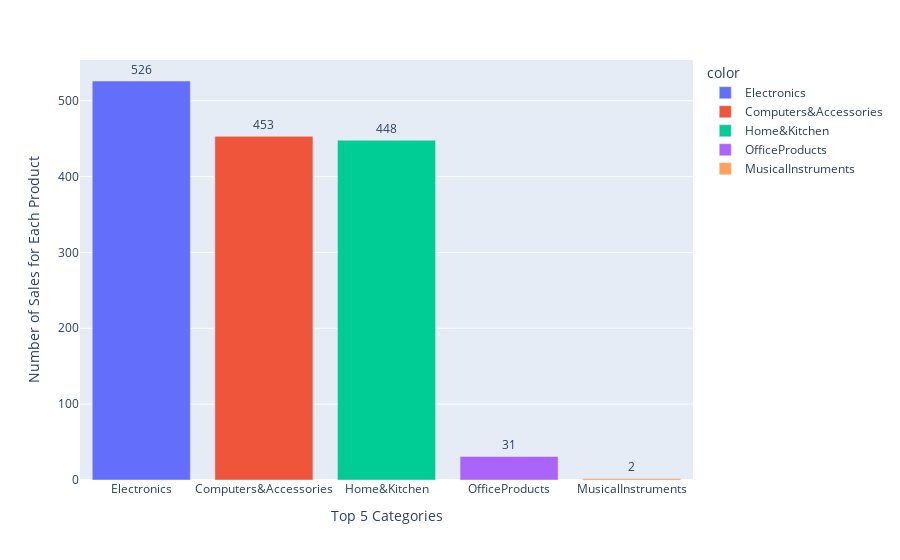

Notebook code cell kept with this figure:
### Code cell
#-----Top 5 categories in sales-----

# Extracting the Category name from the Category column
df['category'] = df['category'].str.extract(r'^([^|]+)')

# Select the top 5 categories
top5_categories = df['category'].value_counts().head(5)

fig = px.bar(
    x = top5_categories.index,
    y = top5_categories.values,
    color = top5_categories.index,
    text = top5_categories.values
)

fig.update_layout(
    xaxis_title = "Top 5 Categories",
    yaxis_title = "Number of Sales for Each Product"
)

fig.update_traces(
    textposition = 'outside',
    hovertemplate = 
    'Category : %{x}<br>'
    'Sales : %{y}<extra></extra>' 
)

fig.show()

### Figure 1 — Plotly figure (JSON) as saved in the notebook; plotly's stock layout.template omitted (floating-point values rounded to 4 significant figures)
{"data": [{"hovertemplate": "Category : %{x}<br>Sales : %{y}<extra></extra>", "legendgroup": "Electronics", "marker": {"color": "#636efa", "pattern": {"shape": ""}}, "name": "Electronics", "orientation": "v", "showlegend": true, "text": [526.0], "textposition": "outside", "type": "bar", "x": ["Electronics"], "xaxis": "x", "y": [526], "yaxis": "y"}, {"hovertemplate": "Category : %{x}<br>Sales : %{y}<extra></extra>", "legendgroup": "Computers&Accessories", "marker": {"color": "#EF553B", "pattern": {"shape": ""}}, "name": "Computers&Accessories", "orientation": "v", "showlegend": true, "text": [453.0], "textposition": "outside", "type": "bar", "x": ["Computers&Accessories"], "xaxis": "x", "y": [453], "yaxis": "y"}, {"hovertemplate": "Category : %{x}<br>Sales : %{y}<extra></extra>", "legendgroup": "Home&Kitchen", "marker": {"color": "#00cc96", "pattern": {"shape": ""}}, "name": "Home&Kitchen", "orientation": "v", "showlegend": true, "text": [448.0], "textposition": "outside", "type": "bar", "x": ["Home&Kitchen"], "xaxis": "x", "y": [448], "yaxis": "y"}, {"hovertemplate": "Category : %{x}<br>Sales : %{y}<extra></extra>", "legendgroup": "OfficeProducts", "marker": {"color": "#ab63fa", "pattern": {"shape": ""}}, "name": "OfficeProducts", "orientation": "v", "showlegend": true, "text": [31.0], "textposition": "outside", "type": "bar", "x": ["OfficeProducts"], "xaxis": "x", "y": [31], "yaxis": "y"}, {"hovertemplate": "Category : %{x}<br>Sales : %{y}<extra></extra>", "legendgroup": "MusicalInstruments", "marker": {"color": "#FFA15A", "pattern": {"shape": ""}}, "name": "MusicalInstruments", "orientation": "v", "showlegend": true, "text": [2.0], "textposition": "outside", "type": "bar", "x": ["MusicalInstruments"], "xaxis": "x", "y": [2], "yaxis": "y"}], "layout": {"barmode": "relative", "legend": {"title": {"text": "color"}, "tracegroupgap": 0}, "margin": {"t": 60}, "xaxis": {"anchor": "y", "domain": [0, 1], "title": {"text": "Top 5 Categories"}}, "yaxis": {"anchor": "x", "domain": [0, 1], "title": {"text": "Number of Sales for Each Product"}}}}
